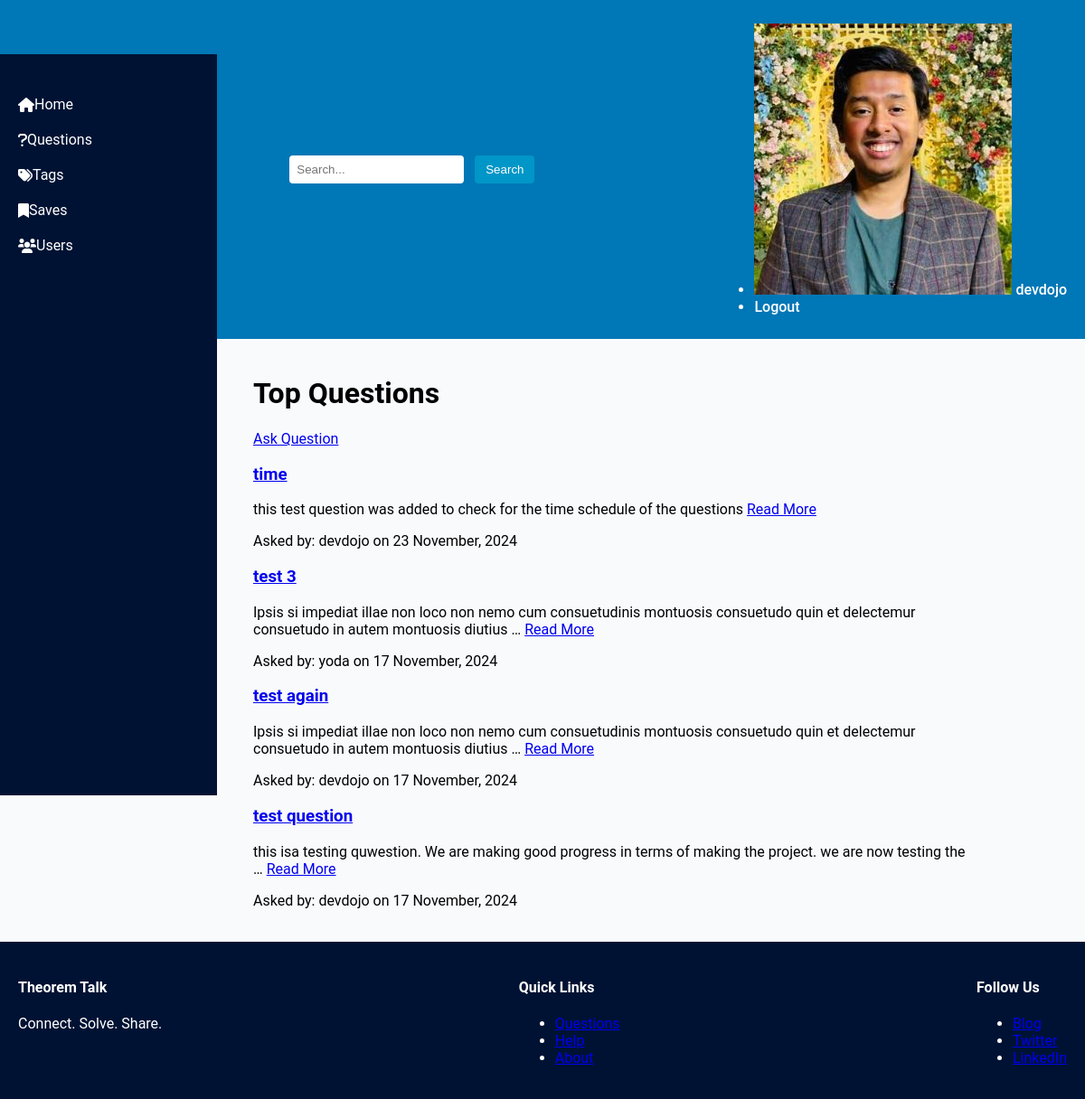
The app's page /questions/ (signed in), older data.
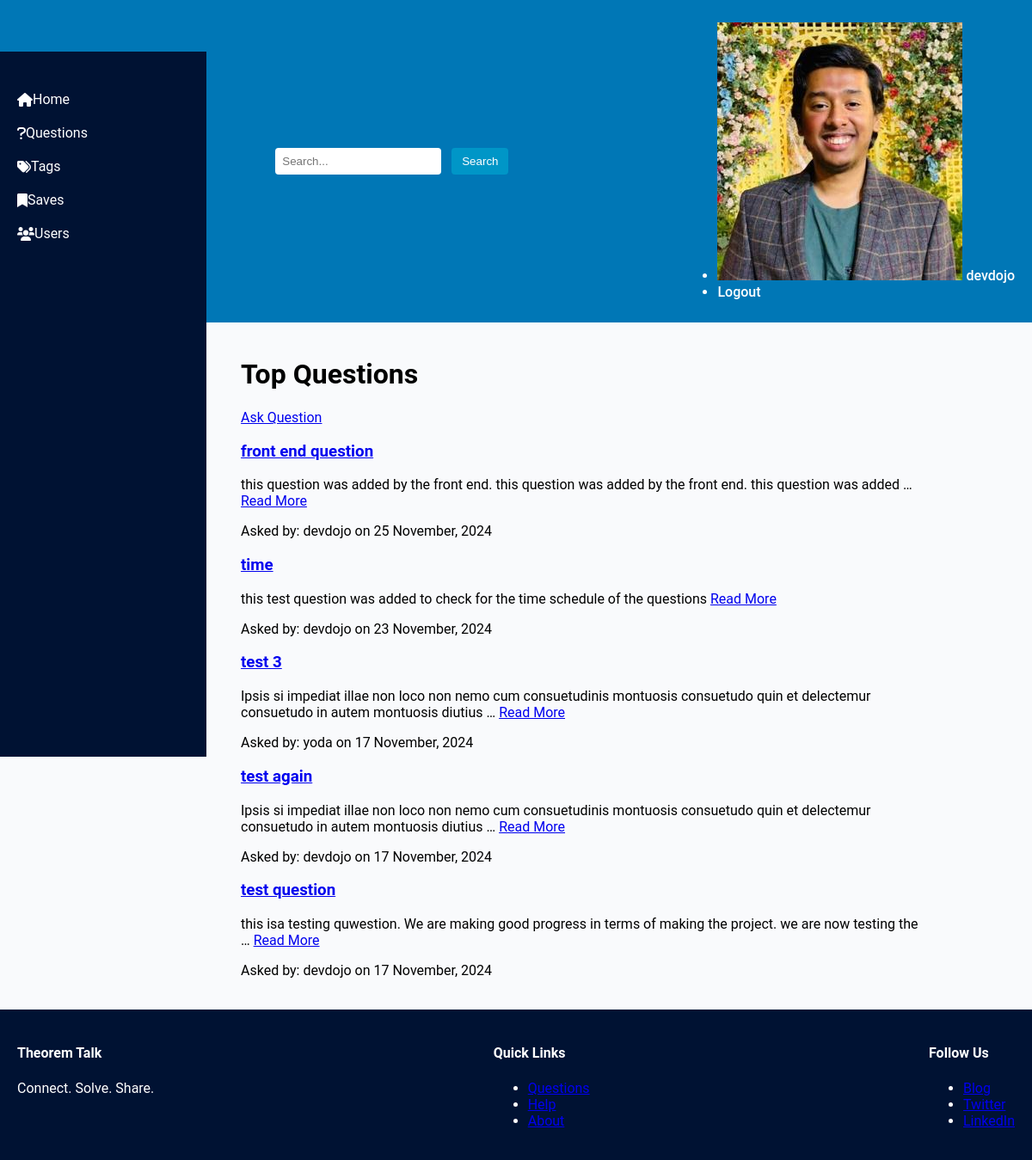
The same page, newer data.
### base/models.py (models this page shows, shortened)
class Question(models.Model):
  user = models.ForeignKey(User, on_delete=models.CASCADE)
  title = models.CharField(max_length=1000)
  content = models.TextField(null=True, blank=True)
  date_created = models.DateTimeField(default=timezone.now)
  class Meta:
    ordering = ['-date_created']

### base/views.py (the view)
# urls.py: path('questions/', views.QuestionListView.as_view(), name="question_list"),
class QuestionListView(ListView):
    model = Question
    template_name = 'template/base/question_list.html'
    context_object_name = 'questions'

### base/templates/base/question_list.html
{% extends 'base.html' %}
{% block content %}
<div class="container">
  <h1>Top Questions</h1>
  {% if user.is_authenticated %}
    <a href="{% url 'base:question_create' %}" class="btn">Ask Question</a>
  {% else %}
    <a href="{% url 'login' %}" class="btn">Log In to Ask</a>
  {% endif %}
  <div class="list-question">
    {% for question in questions %}
      <div class="question-item">
        <h3><a href="{% url 'base:question_detail' question.id %}">{{ question.title }}</a></h3>
        <p>
          {% if question.content %}
            {{ question.content|truncatewords:20 }}
          {% else %}
            No description provided.
          {% endif %}
          <a href="{% url 'base:question_detail' question.id %}">Read More</a>
        </p>
        <p>Asked by: {{ question.user.username }} on {{ question.date_created|date:"j F, Y" }}</p>
      </div>
    {% empty %}
      <p>No questions available yet.</p>
    {% endfor %}
  </div>
</div>
{% endblock %}

Row changes from the older to the newer data that the page shows:
added Question: title "front end question", content "this question was added by the front end. this question was added by the front end. this question was added …", user.username "devdojo", date_created "25 November, 2024"
